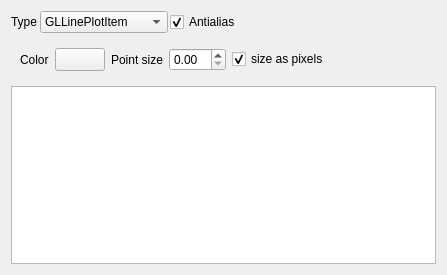
<?xml version="1.0" encoding="UTF-8"?>
<ui version="4.0">
 <class>Form</class>
 <widget class="QWidget" name="Form">
  <property name="geometry">
   <rect>
    <x>0</x>
    <y>0</y>
    <width>447</width>
    <height>275</height>
   </rect>
  </property>
  <property name="windowTitle">
   <string>Form</string>
  </property>
  <layout class="QVBoxLayout" name="verticalLayout">
   <item>
    <layout class="QHBoxLayout" name="horizontalLayout">
     <property name="spacing">
      <number>2</number>
     </property>
     <property name="topMargin">
      <number>0</number>
     </property>
     <item>
      <widget class="QLabel" name="label_15">
       <property name="enabled">
        <bool>true</bool>
       </property>
       <property name="text">
        <string>Type</string>
       </property>
      </widget>
     </item>
     <item>
      <widget class="QComboBox" name="cbGLItemType">
       <property name="sizePolicy">
        <sizepolicy hsizetype="Preferred" vsizetype="Expanding">
         <horstretch>0</horstretch>
         <verstretch>0</verstretch>
        </sizepolicy>
       </property>
       <property name="minimumSize">
        <size>
         <width>100</width>
         <height>0</height>
        </size>
       </property>
       <item>
        <property name="text">
         <string>GLLinePlotItem</string>
        </property>
       </item>
       <item>
        <property name="text">
         <string>GLScatterPlotItem</string>
        </property>
       </item>
      </widget>
     </item>
     <item>
      <widget class="QCheckBox" name="cbAntialias">
       <property name="text">
        <string>Antialias</string>
       </property>
       <property name="checked">
        <bool>true</bool>
       </property>
      </widget>
     </item>
     <item>
      <spacer name="horizontalSpacer">
       <property name="orientation">
        <enum>Qt::Horizontal</enum>
       </property>
       <property name="sizeHint" stdset="0">
        <size>
         <width>40</width>
         <height>20</height>
        </size>
       </property>
      </spacer>
     </item>
    </layout>
   </item>
   <item>
    <widget class="QStackedWidget" name="stackedWidget">
     <property name="sizePolicy">
      <sizepolicy hsizetype="Preferred" vsizetype="Expanding">
       <horstretch>0</horstretch>
       <verstretch>1</verstretch>
      </sizepolicy>
     </property>
     <property name="currentIndex">
      <number>1</number>
     </property>
     <widget class="QWidget" name="pageGLLinePlotItem">
      <layout class="QGridLayout" name="gridLayout">
       <item row="0" column="1">
        <widget class="QgsColorButton" name="btnGLLinePlotItemColor">
         <property name="enabled">
          <bool>true</bool>
         </property>
         <property name="minimumSize">
          <size>
           <width>50</width>
           <height>16</height>
          </size>
         </property>
         <property name="maximumSize">
          <size>
           <width>50</width>
           <height>16777215</height>
          </size>
         </property>
         <property name="colorDialogTitle">
          <string>Select Map Canvas Background Color</string>
         </property>
         <property name="color">
          <color>
           <red>255</red>
           <green>0</green>
           <blue>0</blue>
          </color>
         </property>
        </widget>
       </item>
       <item row="0" column="5">
        <widget class="QComboBox" name="cbGLLinePlotItemMode">
         <item>
          <property name="text">
           <string>lines</string>
          </property>
         </item>
         <item>
          <property name="text">
           <string>line_strip</string>
          </property>
         </item>
        </widget>
       </item>
       <item row="0" column="4">
        <widget class="QLabel" name="label_2">
         <property name="text">
          <string>Mode</string>
         </property>
        </widget>
       </item>
       <item row="0" column="0">
        <widget class="QLabel" name="label_14">
         <property name="enabled">
          <bool>true</bool>
         </property>
         <property name="text">
          <string>Color</string>
         </property>
        </widget>
       </item>
       <item row="0" column="3">
        <widget class="QDoubleSpinBox" name="sbGLLinePlotItemWidth"/>
       </item>
       <item row="0" column="2">
        <widget class="QLabel" name="label">
         <property name="text">
          <string>Line width</string>
         </property>
        </widget>
       </item>
       <item row="0" column="6">
        <spacer name="horizontalSpacer_2">
         <property name="orientation">
          <enum>Qt::Horizontal</enum>
         </property>
         <property name="sizeHint" stdset="0">
          <size>
           <width>40</width>
           <height>20</height>
          </size>
         </property>
        </spacer>
       </item>
      </layout>
     </widget>
     <widget class="QWidget" name="pageGLScatterPlotItem">
      <layout class="QGridLayout" name="gridLayout_2">
       <item row="0" column="3">
        <widget class="QDoubleSpinBox" name="sbGLScatterPlotItemSize"/>
       </item>
       <item row="0" column="0">
        <widget class="QLabel" name="label_3">
         <property name="text">
          <string>Color</string>
         </property>
        </widget>
       </item>
       <item row="0" column="1">
        <widget class="QgsColorButton" name="btnGLScatterPlotItemColor">
         <property name="minimumSize">
          <size>
           <width>50</width>
           <height>16</height>
          </size>
         </property>
         <property name="color">
          <color>
           <red>0</red>
           <green>170</green>
           <blue>0</blue>
          </color>
         </property>
        </widget>
       </item>
       <item row="0" column="5">
        <spacer name="horizontalSpacer_3">
         <property name="orientation">
          <enum>Qt::Horizontal</enum>
         </property>
         <property name="sizeHint" stdset="0">
          <size>
           <width>40</width>
           <height>20</height>
          </size>
         </property>
        </spacer>
       </item>
       <item row="0" column="4">
        <widget class="QCheckBox" name="cbGLScatterPlotItemPxMode">
         <property name="text">
          <string>size as pixels</string>
         </property>
         <property name="checked">
          <bool>true</bool>
         </property>
        </widget>
       </item>
       <item row="0" column="2">
        <widget class="QLabel" name="label_4">
         <property name="text">
          <string>Point size</string>
         </property>
        </widget>
       </item>
      </layout>
     </widget>
    </widget>
   </item>
   <item>
    <widget class="QGraphicsView" name="plotWidget">
     <property name="sizePolicy">
      <sizepolicy hsizetype="Preferred" vsizetype="Preferred">
       <horstretch>0</horstretch>
       <verstretch>0</verstretch>
      </sizepolicy>
     </property>
    </widget>
   </item>
  </layout>
 </widget>
 <customwidgets>
  <customwidget>
   <class>QgsColorButton</class>
   <extends>QToolButton</extends>
   <header>qgscolorbutton.h</header>
  </customwidget>
 </customwidgets>
 <resources/>
 <connections>
  <connection>
   <sender>cbGLItemType</sender>
   <signal>currentIndexChanged(int)</signal>
   <receiver>stackedWidget</receiver>
   <slot>setCurrentIndex(int)</slot>
   <hints>
    <hint type="sourcelabel">
     <x>70</x>
     <y>17</y>
    </hint>
    <hint type="destinationlabel">
     <x>110</x>
     <y>38</y>
    </hint>
   </hints>
  </connection>
 </connections>
</ui>
